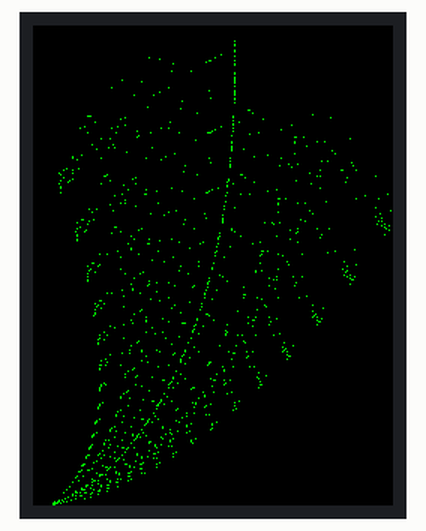
Bench run of a sketch on a simulated Arduino Uno, built with avr-gcc and run on an emulated ATmega328P. On the bench: 240×320 colour display. Random numbers use the default seed unless the sketch sets one; what the sketch prints to the serial monitor is not drawn.

Above: at 0.67 s.
At 5.18 s:
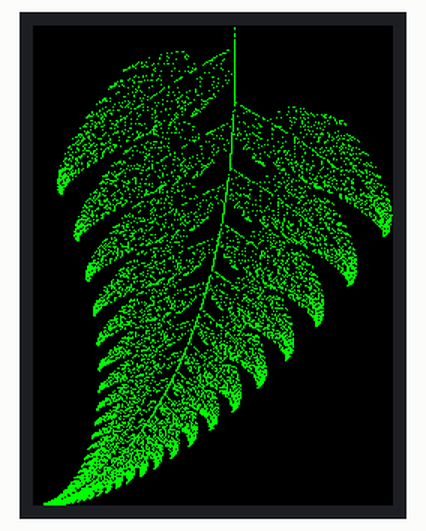
At 9.68 s:
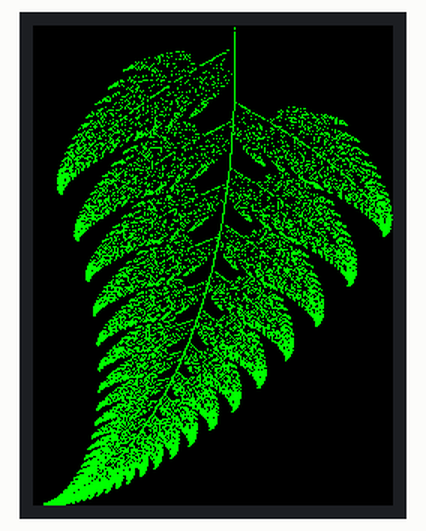
At 18.71 s:
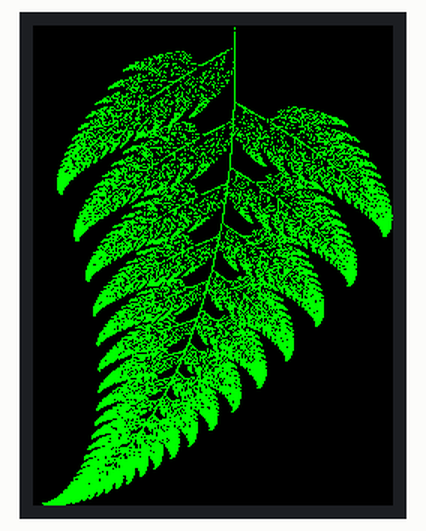
At 28.95 s:
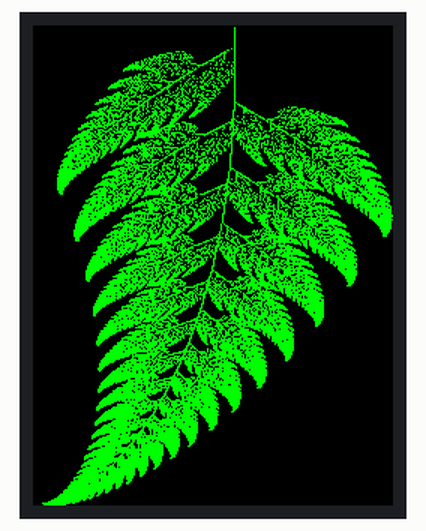
At 38.87 s:
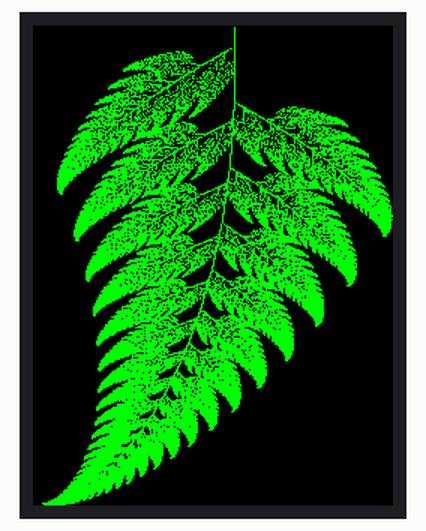

The sketch:

BarnsleyFernArduinoTFT.ino
```cpp
#include <SPI.h> // f.k. for Arduino-1.5.2
#include <Adafruit_GFX.h> // Hardware-specific library
#include <MCUFRIEND_kbv.h>

#define BLACK   0x0000
#define GREEN   0x07E0

#define W 240
#define H 320

MCUFRIEND_kbv tft;

float x = 0.0f, y = 0.0f;

void setup() {
  Serial.begin(9600);
  Serial.print("Barnsley fern on TFT with ID:0x");
  uint16_t id = tft.readID();
  Serial.println(id, HEX);

  tft.reset();
  tft.begin(id);

  tft.fillScreen(BLACK);
}

void loop() {
  long r = random(0, 100);
  float xn, yn;
  if (r<=1) {
    xn = 0.0f;
    yn = 0.16f * y;
  }
  else if (r<=86) {
    xn = 0.85f * x + 0.04f * y;
    yn = -0.04f * x + 0.85f * y + 1.6f;
  }
  else if (r<=93) {
    xn = 0.2f * x - 0.26f * y;
    yn = 0.23f * x + 0.22f * y + 1.6f;
  }
  else {
    xn = -0.15f * x + 0.28f * y;
    yn = 0.26f * x + 0.24f * y + 0.44f;
  }
  x = xn; y = yn;

  tft.drawPixel((int16_t)(W * (1.0f - (x + 2.2f) / 5.0f)), (int16_t)(H * y / 10.0f), GREEN);
}
```
